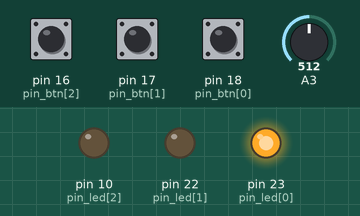
Simulated run of this sketch. Board: Arduino Leonardo, built with avr-gcc and run on an emulated ATmega32U4. Parts: output pins drawn as LEDs (lit = HIGH). Inputs (shaded band) come from the test bench; at power-on: pin 16 (pin_btn[2]) HIGH, pin 17 (pin_btn[1]) HIGH, pin 18 (pin_btn[0]) HIGH, A3 = 512.

Above: at 1.2 s.
1.3 s: pin 16 (pin_btn[2]) pulled LOW for 0.15 s
At 2.5 s:
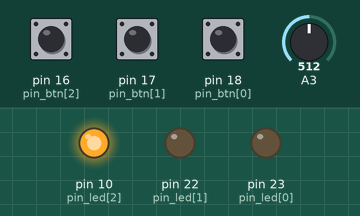
2.9 s: pin 17 (pin_btn[1]) pulled LOW for 0.15 s
At 3.8 s:
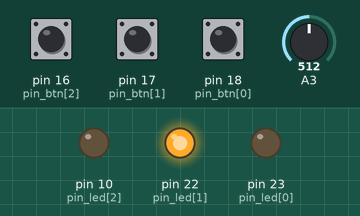
4.5 s: pin 18 (pin_btn[0]) pulled LOW for 0.15 s
At 5.0 s:
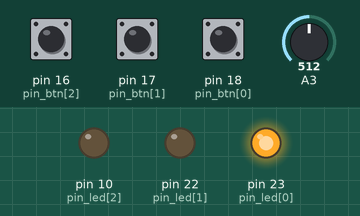
7.6 s: pin 16 (pin_btn[2]) pulled LOW for 1 s
At 8.5 s:
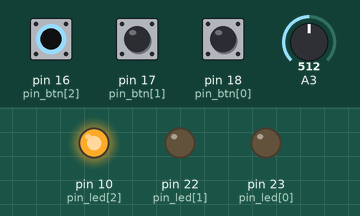
10.1 s: pin 17 (pin_btn[1]) pulled LOW for 1 s
At 10.6 s:
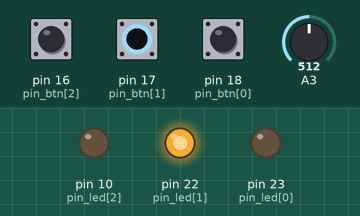
Timing chart, 0 to 13.1 s (numbered marks = the images above; inputs shaded):
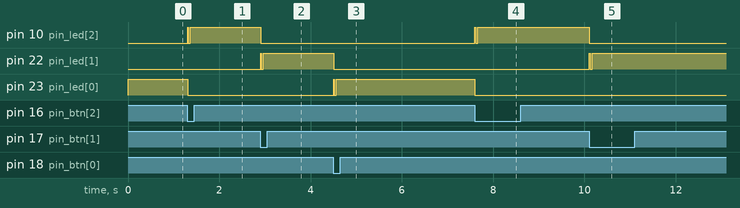

The sketch:

BOSS_ME50_MIDI.ino
```cpp
// (licence header left out)
#include "MIDIUSB.h"

#define PIN_POT 3
#define APPROX_TOL 6
#define OVERSAMPLE 64
#define N_MODES 3

//#define DEBUG

int pot_val = 0;
int mode = 0;

int pin_btn[] = {18, 17, 16};
int pin_led[] = {23, 22, 10};


bool approx(int a, int b) {
  return a > b ? (a-b) <= APPROX_TOL : (b-a) <= APPROX_TOL;
}


int map_clamp(int v, int fromLow, int fromHigh, int toLow, int toHigh) {
  int v2 = map(v, fromLow, fromHigh, toLow, toHigh);

  return min(max(v2, toLow), toHigh);
}


int read_adc(int pin) {
  int val = 0;

  for (int i = 0; i < OVERSAMPLE; i++) {
    val += analogRead(pin);
  }

  #ifdef DEBUG
  SerialUSB.println(val);
  delay(200);
  return 0;
  #endif

  return map_clamp(val, 7400, 61200, 0, 127);
}

void setup() {
  SerialUSB.begin(0);

  for (int i = 0; i < N_MODES; i++) {
    pinMode(pin_btn[i], INPUT_PULLUP);
    pinMode(pin_led[i], OUTPUT);
  }

  // default mode
  digitalWrite(pin_led[mode], HIGH);

  pot_val = read_adc(PIN_POT);
}

// event type, event type + channel, control number (0-119), control value (0-127).

void controlChange(byte channel, byte control, byte value) {
  // 0x0B = control change
  midiEventPacket_t event = {0x0B, 0xB0 | channel, control, value};
  MidiUSB.sendMIDI(event);
  MidiUSB.flush();
}

void loop() {
  int pot_val_new = read_adc(PIN_POT);

  for (int i = 0; i < N_MODES; i++) {
    if (digitalRead(pin_btn[i]) == LOW) {
      digitalWrite(pin_led[mode], LOW);
      mode = i;
      digitalWrite(pin_led[mode], HIGH);
      break;
    }
  }

  if (pot_val != pot_val_new) {
    SerialUSB.println(pot_val_new);

    controlChange(mode, 1, pot_val_new);

    pot_val = pot_val_new;
  }
  delay(2);
}
```

Measured:
- after the input at 1.3 s, pin 10 (pin_led[2]): LOW → HIGH at once, → LOW 0.02 s later, → HIGH 0.04 s later; pin 23 (pin_led[0]): HIGH → LOW at once
- after the input at 2.9 s, pin 10 (pin_led[2]): HIGH → LOW at once; pin 22 (pin_led[1]): LOW → HIGH at once, → LOW 0.02 s later, → HIGH 0.04 s later
- after the input at 4.5 s, pin 22 (pin_led[1]): HIGH → LOW at once; pin 23 (pin_led[0]): LOW → HIGH at once, → LOW 0.02 s later, → HIGH 0.04 s later
- after the input at 7.6 s, pin 10 (pin_led[2]): LOW → HIGH at once, → LOW 0.02 s later, → HIGH 0.04 s later; pin 23 (pin_led[0]): HIGH → LOW at once
- after the input at 10.1 s, pin 10 (pin_led[2]): HIGH → LOW at once; pin 22 (pin_led[1]): LOW → HIGH at once, → LOW 0.02 s later, → HIGH 0.04 s later
